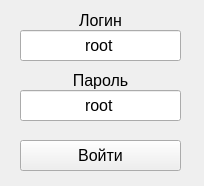
<?xml version="1.0" encoding="UTF-8"?>
<ui version="4.0">
 <class>LoginForm</class>
 <widget class="QMainWindow" name="LoginForm">
  <property name="geometry">
   <rect>
    <x>0</x>
    <y>0</y>
    <width>204</width>
    <height>186</height>
   </rect>
  </property>
  <property name="minimumSize">
   <size>
    <width>204</width>
    <height>186</height>
   </size>
  </property>
  <property name="maximumSize">
   <size>
    <width>204</width>
    <height>186</height>
   </size>
  </property>
  <property name="font">
   <font>
    <pointsize>8</pointsize>
   </font>
  </property>
  <property name="windowTitle">
   <string>Вход</string>
  </property>
  <widget class="QWidget" name="centralwidget">
   <widget class="QLineEdit" name="loginForm_login">
    <property name="geometry">
     <rect>
      <x>20</x>
      <y>30</y>
      <width>161</width>
      <height>31</height>
     </rect>
    </property>
    <property name="font">
     <font>
      <pointsize>12</pointsize>
     </font>
    </property>
    <property name="text">
     <string>root</string>
    </property>
    <property name="alignment">
     <set>Qt::AlignCenter</set>
    </property>
   </widget>
   <widget class="QLabel" name="label_2">
    <property name="geometry">
     <rect>
      <x>30</x>
      <y>10</y>
      <width>141</width>
      <height>21</height>
     </rect>
    </property>
    <property name="font">
     <font>
      <pointsize>12</pointsize>
     </font>
    </property>
    <property name="text">
     <string>Логин</string>
    </property>
    <property name="alignment">
     <set>Qt::AlignCenter</set>
    </property>
   </widget>
   <widget class="QLabel" name="label_3">
    <property name="geometry">
     <rect>
      <x>30</x>
      <y>70</y>
      <width>141</width>
      <height>21</height>
     </rect>
    </property>
    <property name="font">
     <font>
      <pointsize>12</pointsize>
     </font>
    </property>
    <property name="text">
     <string>Пароль</string>
    </property>
    <property name="alignment">
     <set>Qt::AlignCenter</set>
    </property>
   </widget>
   <widget class="QLineEdit" name="loginForm_password">
    <property name="geometry">
     <rect>
      <x>20</x>
      <y>90</y>
      <width>161</width>
      <height>31</height>
     </rect>
    </property>
    <property name="font">
     <font>
      <pointsize>12</pointsize>
     </font>
    </property>
    <property name="text">
     <string>root</string>
    </property>
    <property name="alignment">
     <set>Qt::AlignCenter</set>
    </property>
   </widget>
   <widget class="QPushButton" name="loginForm_button">
    <property name="geometry">
     <rect>
      <x>20</x>
      <y>140</y>
      <width>161</width>
      <height>31</height>
     </rect>
    </property>
    <property name="font">
     <font>
      <pointsize>12</pointsize>
     </font>
    </property>
    <property name="text">
     <string>Войти</string>
    </property>
   </widget>
  </widget>
 </widget>
 <resources/>
 <connections/>
</ui>
